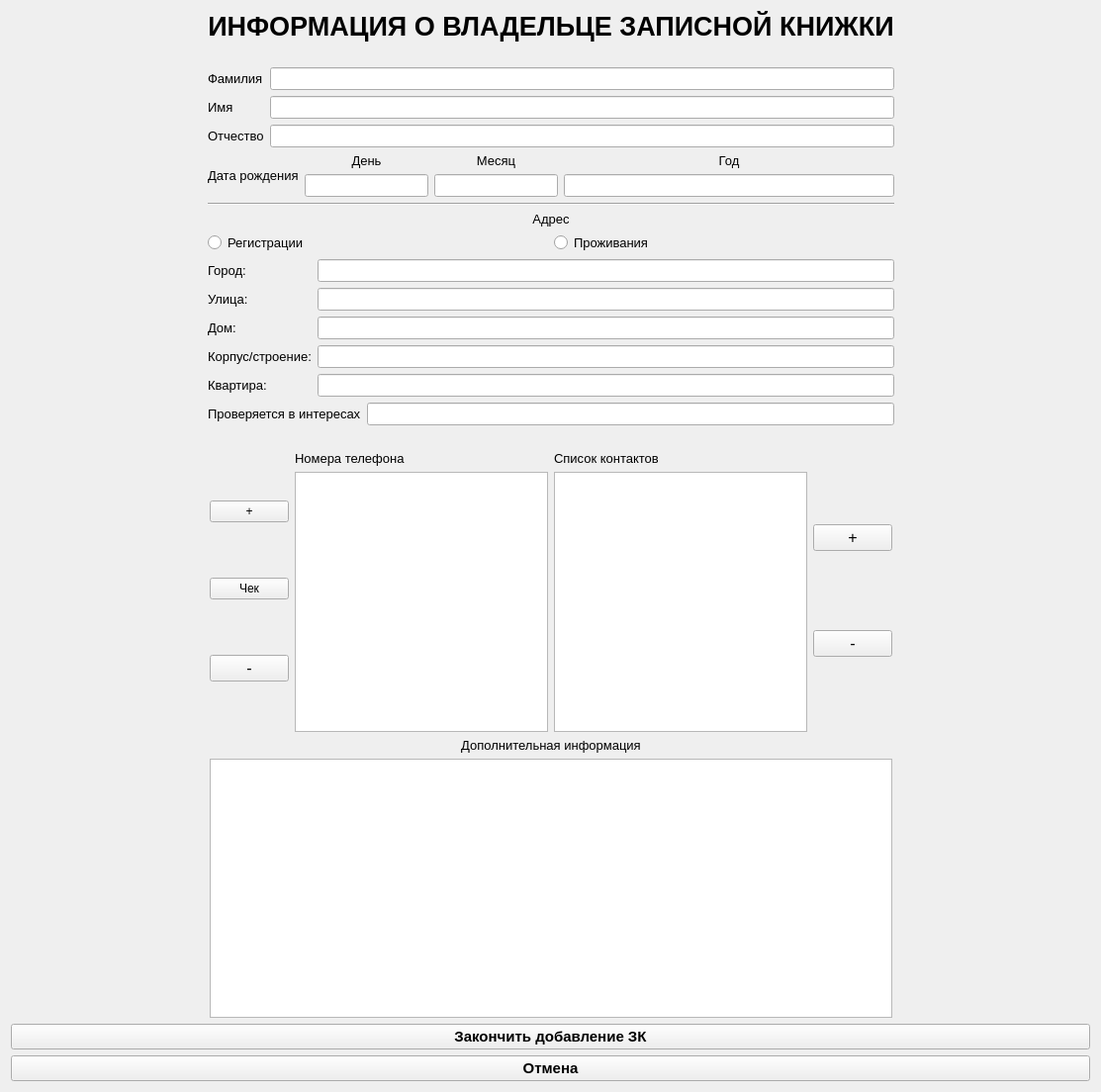
<?xml version="1.0" encoding="UTF-8"?>
<ui version="4.0">
 <class>Add_form</class>
 <widget class="QWidget" name="Add_form">
  <property name="geometry">
   <rect>
    <x>0</x>
    <y>0</y>
    <width>1113</width>
    <height>1104</height>
   </rect>
  </property>
  <property name="windowTitle">
   <string>Form</string>
  </property>
  <property name="autoFillBackground">
   <bool>true</bool>
  </property>
  <layout class="QVBoxLayout" name="verticalLayout_17">
   <item>
    <layout class="QVBoxLayout" name="verticalLayout_16">
     <item>
      <layout class="QHBoxLayout" name="horizontalLayout_3">
       <item>
        <spacer name="horizontalSpacer">
         <property name="orientation">
          <enum>Qt::Horizontal</enum>
         </property>
         <property name="sizeHint" stdset="0">
          <size>
           <width>40</width>
           <height>20</height>
          </size>
         </property>
        </spacer>
       </item>
       <item>
        <layout class="QVBoxLayout" name="verticalLayout_4">
         <item>
          <widget class="QLabel" name="label_8">
           <property name="font">
            <font>
             <family>Arial</family>
             <pointsize>20</pointsize>
             <weight>75</weight>
             <bold>true</bold>
            </font>
           </property>
           <property name="text">
            <string>ИНФОРМАЦИЯ О ВЛАДЕЛЬЦЕ ЗАПИСНОЙ КНИЖКИ</string>
           </property>
           <property name="alignment">
            <set>Qt::AlignCenter</set>
           </property>
          </widget>
         </item>
         <item>
          <spacer name="horizontalSpacer_6">
           <property name="orientation">
            <enum>Qt::Horizontal</enum>
           </property>
           <property name="sizeHint" stdset="0">
            <size>
             <width>40</width>
             <height>20</height>
            </size>
           </property>
          </spacer>
         </item>
         <item>
          <layout class="QHBoxLayout" name="horizontalLayout">
           <item>
            <layout class="QVBoxLayout" name="verticalLayout_9">
             <item>
              <widget class="QLabel" name="label">
               <property name="font">
                <font>
                 <family>Arial</family>
                 <pointsize>10</pointsize>
                </font>
               </property>
               <property name="text">
                <string>Фамилия</string>
               </property>
              </widget>
             </item>
             <item>
              <widget class="QLabel" name="label_2">
               <property name="font">
                <font>
                 <family>Arial</family>
                 <pointsize>10</pointsize>
                </font>
               </property>
               <property name="text">
                <string>Имя</string>
               </property>
              </widget>
             </item>
             <item>
              <widget class="QLabel" name="label_3">
               <property name="font">
                <font>
                 <family>Arial</family>
                 <pointsize>10</pointsize>
                </font>
               </property>
               <property name="text">
                <string>Отчество</string>
               </property>
              </widget>
             </item>
            </layout>
           </item>
           <item>
            <layout class="QVBoxLayout" name="verticalLayout_5">
             <item>
              <widget class="QLineEdit" name="le_last_name">
               <property name="font">
                <font>
                 <pointsize>10</pointsize>
                </font>
               </property>
              </widget>
             </item>
             <item>
              <widget class="QLineEdit" name="le_name">
               <property name="font">
                <font>
                 <pointsize>10</pointsize>
                </font>
               </property>
              </widget>
             </item>
             <item>
              <widget class="QLineEdit" name="le_mid_name">
               <property name="font">
                <font>
                 <pointsize>10</pointsize>
                </font>
               </property>
              </widget>
             </item>
            </layout>
           </item>
          </layout>
         </item>
         <item>
          <layout class="QHBoxLayout" name="horizontalLayout_4">
           <item>
            <widget class="QLabel" name="label_4">
             <property name="font">
              <font>
               <family>Arial</family>
               <pointsize>10</pointsize>
              </font>
             </property>
             <property name="text">
              <string>Дата рождения</string>
             </property>
            </widget>
           </item>
           <item>
            <layout class="QVBoxLayout" name="verticalLayout_6">
             <item>
              <widget class="QLabel" name="label_22">
               <property name="font">
                <font>
                 <family>Arial</family>
                 <pointsize>10</pointsize>
                </font>
               </property>
               <property name="text">
                <string>День</string>
               </property>
               <property name="alignment">
                <set>Qt::AlignCenter</set>
               </property>
              </widget>
             </item>
             <item>
              <widget class="QLineEdit" name="le_birth_date_day">
               <property name="enabled">
                <bool>true</bool>
               </property>
               <property name="sizePolicy">
                <sizepolicy hsizetype="Fixed" vsizetype="Fixed">
                 <horstretch>0</horstretch>
                 <verstretch>0</verstretch>
                </sizepolicy>
               </property>
               <property name="font">
                <font>
                 <pointsize>10</pointsize>
                </font>
               </property>
               <property name="maxLength">
                <number>2</number>
               </property>
              </widget>
             </item>
            </layout>
           </item>
           <item>
            <layout class="QVBoxLayout" name="verticalLayout_7">
             <item>
              <widget class="QLabel" name="label_23">
               <property name="font">
                <font>
                 <family>Arial</family>
                 <pointsize>10</pointsize>
                </font>
               </property>
               <property name="text">
                <string>Месяц</string>
               </property>
               <property name="alignment">
                <set>Qt::AlignCenter</set>
               </property>
              </widget>
             </item>
             <item>
              <widget class="QLineEdit" name="le_birth_date_month">
               <property name="sizePolicy">
                <sizepolicy hsizetype="Fixed" vsizetype="Fixed">
                 <horstretch>0</horstretch>
                 <verstretch>0</verstretch>
                </sizepolicy>
               </property>
               <property name="font">
                <font>
                 <pointsize>10</pointsize>
                </font>
               </property>
               <property name="maxLength">
                <number>2</number>
               </property>
              </widget>
             </item>
            </layout>
           </item>
           <item>
            <layout class="QVBoxLayout" name="verticalLayout_8">
             <item>
              <widget class="QLabel" name="label_24">
               <property name="font">
                <font>
                 <family>Arial</family>
                 <pointsize>10</pointsize>
                </font>
               </property>
               <property name="text">
                <string>Год</string>
               </property>
               <property name="alignment">
                <set>Qt::AlignCenter</set>
               </property>
              </widget>
             </item>
             <item>
              <widget class="QLineEdit" name="le_birth_date_year">
               <property name="font">
                <font>
                 <pointsize>10</pointsize>
                </font>
               </property>
               <property name="maxLength">
                <number>4</number>
               </property>
              </widget>
             </item>
            </layout>
           </item>
          </layout>
         </item>
         <item>
          <widget class="Line" name="line">
           <property name="orientation">
            <enum>Qt::Horizontal</enum>
           </property>
          </widget>
         </item>
         <item>
          <layout class="QVBoxLayout" name="verticalLayout_3">
           <item>
            <widget class="QLabel" name="label_9">
             <property name="font">
              <font>
               <family>Arial</family>
               <pointsize>10</pointsize>
              </font>
             </property>
             <property name="text">
              <string>Адрес</string>
             </property>
             <property name="alignment">
              <set>Qt::AlignCenter</set>
             </property>
            </widget>
           </item>
           <item>
            <layout class="QHBoxLayout" name="horizontalLayout_7">
             <item>
              <widget class="QRadioButton" name="radioButton">
               <property name="font">
                <font>
                 <family>Arial</family>
                 <pointsize>10</pointsize>
                </font>
               </property>
               <property name="text">
                <string>Регистрации</string>
               </property>
              </widget>
             </item>
             <item>
              <widget class="QRadioButton" name="radioButton_2">
               <property name="font">
                <font>
                 <family>Arial</family>
                 <pointsize>10</pointsize>
                </font>
               </property>
               <property name="text">
                <string>Проживания</string>
               </property>
              </widget>
             </item>
            </layout>
           </item>
           <item>
            <layout class="QHBoxLayout" name="horizontalLayout_2">
             <item>
              <layout class="QVBoxLayout" name="verticalLayout_2">
               <item>
                <widget class="QLabel" name="label_12">
                 <property name="font">
                  <font>
                   <family>Arial</family>
                   <pointsize>10</pointsize>
                  </font>
                 </property>
                 <property name="text">
                  <string>Город:</string>
                 </property>
                </widget>
               </item>
               <item>
                <widget class="QLabel" name="label_14">
                 <property name="font">
                  <font>
                   <family>Arial</family>
                   <pointsize>10</pointsize>
                  </font>
                 </property>
                 <property name="text">
                  <string>Улица:</string>
                 </property>
                </widget>
               </item>
               <item>
                <widget class="QLabel" name="label_13">
                 <property name="font">
                  <font>
                   <family>Arial</family>
                   <pointsize>10</pointsize>
                  </font>
                 </property>
                 <property name="text">
                  <string>Дом:</string>
                 </property>
                </widget>
               </item>
               <item>
                <widget class="QLabel" name="label_15">
                 <property name="font">
                  <font>
                   <family>Arial</family>
                   <pointsize>10</pointsize>
                  </font>
                 </property>
                 <property name="text">
                  <string>Корпус/строение:</string>
                 </property>
                </widget>
               </item>
               <item>
                <widget class="QLabel" name="label_16">
                 <property name="font">
                  <font>
                   <family>Arial</family>
                   <pointsize>10</pointsize>
                  </font>
                 </property>
                 <property name="text">
                  <string>Квартира:</string>
                 </property>
                </widget>
               </item>
              </layout>
             </item>
             <item>
              <layout class="QVBoxLayout" name="verticalLayout_12">
               <item>
                <widget class="QLineEdit" name="le_reg_city">
                 <property name="font">
                  <font>
                   <pointsize>10</pointsize>
                  </font>
                 </property>
                </widget>
               </item>
               <item>
                <widget class="QLineEdit" name="le_reg_street">
                 <property name="font">
                  <font>
                   <pointsize>10</pointsize>
                  </font>
                 </property>
                </widget>
               </item>
               <item>
                <widget class="QLineEdit" name="le_reg_house">
                 <property name="font">
                  <font>
                   <pointsize>10</pointsize>
                  </font>
                 </property>
                </widget>
               </item>
               <item>
                <widget class="QLineEdit" name="le_reg_corp">
                 <property name="font">
                  <font>
                   <pointsize>10</pointsize>
                  </font>
                 </property>
                </widget>
               </item>
               <item>
                <widget class="QLineEdit" name="le_reg_flat">
                 <property name="font">
                  <font>
                   <pointsize>10</pointsize>
                  </font>
                 </property>
                </widget>
               </item>
              </layout>
             </item>
            </layout>
           </item>
          </layout>
         </item>
         <item>
          <layout class="QHBoxLayout" name="horizontalLayout_6">
           <item>
            <widget class="QLabel" name="label_6">
             <property name="font">
              <font>
               <family>Arial</family>
               <pointsize>10</pointsize>
              </font>
             </property>
             <property name="text">
              <string>Проверяется в интересах</string>
             </property>
            </widget>
           </item>
           <item>
            <widget class="QLineEdit" name="le_check_for">
             <property name="font">
              <font>
               <pointsize>10</pointsize>
              </font>
             </property>
            </widget>
           </item>
          </layout>
         </item>
        </layout>
       </item>
       <item>
        <spacer name="horizontalSpacer_5">
         <property name="orientation">
          <enum>Qt::Horizontal</enum>
         </property>
         <property name="sizeHint" stdset="0">
          <size>
           <width>40</width>
           <height>20</height>
          </size>
         </property>
        </spacer>
       </item>
      </layout>
     </item>
     <item>
      <spacer name="horizontalSpacer_4">
       <property name="orientation">
        <enum>Qt::Horizontal</enum>
       </property>
       <property name="sizeHint" stdset="0">
        <size>
         <width>40</width>
         <height>20</height>
        </size>
       </property>
      </spacer>
     </item>
     <item>
      <layout class="QHBoxLayout" name="horizontalLayout_8">
       <item>
        <spacer name="horizontalSpacer_2">
         <property name="orientation">
          <enum>Qt::Horizontal</enum>
         </property>
         <property name="sizeHint" stdset="0">
          <size>
           <width>40</width>
           <height>20</height>
          </size>
         </property>
        </spacer>
       </item>
       <item>
        <layout class="QVBoxLayout" name="verticalLayout_15">
         <item>
          <layout class="QHBoxLayout" name="horizontalLayout_5">
           <item>
            <layout class="QHBoxLayout" name="horizontalLayout_16">
             <item>
              <layout class="QVBoxLayout" name="verticalLayout_11">
               <item>
                <widget class="QPushButton" name="pb_add_line_telephone">
                 <property name="text">
                  <string>+</string>
                 </property>
                </widget>
               </item>
               <item>
                <widget class="QPushButton" name="pushButton">
                 <property name="text">
                  <string>Чек</string>
                 </property>
                </widget>
               </item>
               <item>
                <widget class="QPushButton" name="pb_remove_line_telephone">
                 <property name="font">
                  <font>
                   <pointsize>12</pointsize>
                  </font>
                 </property>
                 <property name="text">
                  <string>-</string>
                 </property>
                </widget>
               </item>
              </layout>
             </item>
             <item>
              <layout class="QVBoxLayout" name="verticalLayout_10">
               <item>
                <widget class="QLabel" name="label_17">
                 <property name="font">
                  <font>
                   <family>Arial</family>
                   <pointsize>10</pointsize>
                  </font>
                 </property>
                 <property name="text">
                  <string>Номера телефона</string>
                 </property>
                </widget>
               </item>
               <item>
                <widget class="QTableView" name="tableView">
                 <property name="sizePolicy">
                  <sizepolicy hsizetype="Minimum" vsizetype="Expanding">
                   <horstretch>0</horstretch>
                   <verstretch>0</verstretch>
                  </sizepolicy>
                 </property>
                </widget>
               </item>
              </layout>
             </item>
            </layout>
           </item>
           <item>
            <layout class="QHBoxLayout" name="horizontalLayout_23">
             <item>
              <layout class="QVBoxLayout" name="verticalLayout_13">
               <item>
                <widget class="QLabel" name="label_19">
                 <property name="font">
                  <font>
                   <family>Arial</family>
                   <pointsize>10</pointsize>
                  </font>
                 </property>
                 <property name="text">
                  <string>Список контактов</string>
                 </property>
                </widget>
               </item>
               <item>
                <widget class="QTableView" name="tableView_2">
                 <property name="sizePolicy">
                  <sizepolicy hsizetype="Minimum" vsizetype="Expanding">
                   <horstretch>0</horstretch>
                   <verstretch>0</verstretch>
                  </sizepolicy>
                 </property>
                </widget>
               </item>
              </layout>
             </item>
             <item>
              <layout class="QVBoxLayout" name="verticalLayout_14">
               <item>
                <widget class="QPushButton" name="pb_add_contact_line">
                 <property name="font">
                  <font>
                   <pointsize>12</pointsize>
                  </font>
                 </property>
                 <property name="text">
                  <string>+</string>
                 </property>
                </widget>
               </item>
               <item>
                <widget class="QPushButton" name="pb_remove_contact_line">
                 <property name="font">
                  <font>
                   <pointsize>12</pointsize>
                  </font>
                 </property>
                 <property name="text">
                  <string>-</string>
                 </property>
                </widget>
               </item>
              </layout>
             </item>
            </layout>
           </item>
          </layout>
         </item>
         <item>
          <layout class="QVBoxLayout" name="verticalLayout">
           <property name="sizeConstraint">
            <enum>QLayout::SetNoConstraint</enum>
           </property>
           <item>
            <widget class="QLabel" name="label_7">
             <property name="font">
              <font>
               <family>Arial</family>
               <pointsize>10</pointsize>
              </font>
             </property>
             <property name="text">
              <string>Дополнительная информация</string>
             </property>
             <property name="alignment">
              <set>Qt::AlignCenter</set>
             </property>
            </widget>
           </item>
           <item>
            <widget class="QPlainTextEdit" name="le_dop_info">
             <property name="font">
              <font>
               <pointsize>10</pointsize>
              </font>
             </property>
            </widget>
           </item>
          </layout>
         </item>
        </layout>
       </item>
       <item>
        <spacer name="horizontalSpacer_3">
         <property name="orientation">
          <enum>Qt::Horizontal</enum>
         </property>
         <property name="sizeHint" stdset="0">
          <size>
           <width>40</width>
           <height>20</height>
          </size>
         </property>
        </spacer>
       </item>
      </layout>
     </item>
    </layout>
   </item>
   <item>
    <widget class="QPushButton" name="pb_add_zk_final">
     <property name="font">
      <font>
       <pointsize>11</pointsize>
       <weight>75</weight>
       <bold>true</bold>
      </font>
     </property>
     <property name="text">
      <string>Закончить добавление ЗК</string>
     </property>
    </widget>
   </item>
   <item>
    <widget class="QPushButton" name="pb_back_to_main">
     <property name="font">
      <font>
       <pointsize>11</pointsize>
       <weight>75</weight>
       <bold>true</bold>
      </font>
     </property>
     <property name="text">
      <string>Отмена</string>
     </property>
    </widget>
   </item>
  </layout>
 </widget>
 <resources/>
 <connections/>
</ui>
